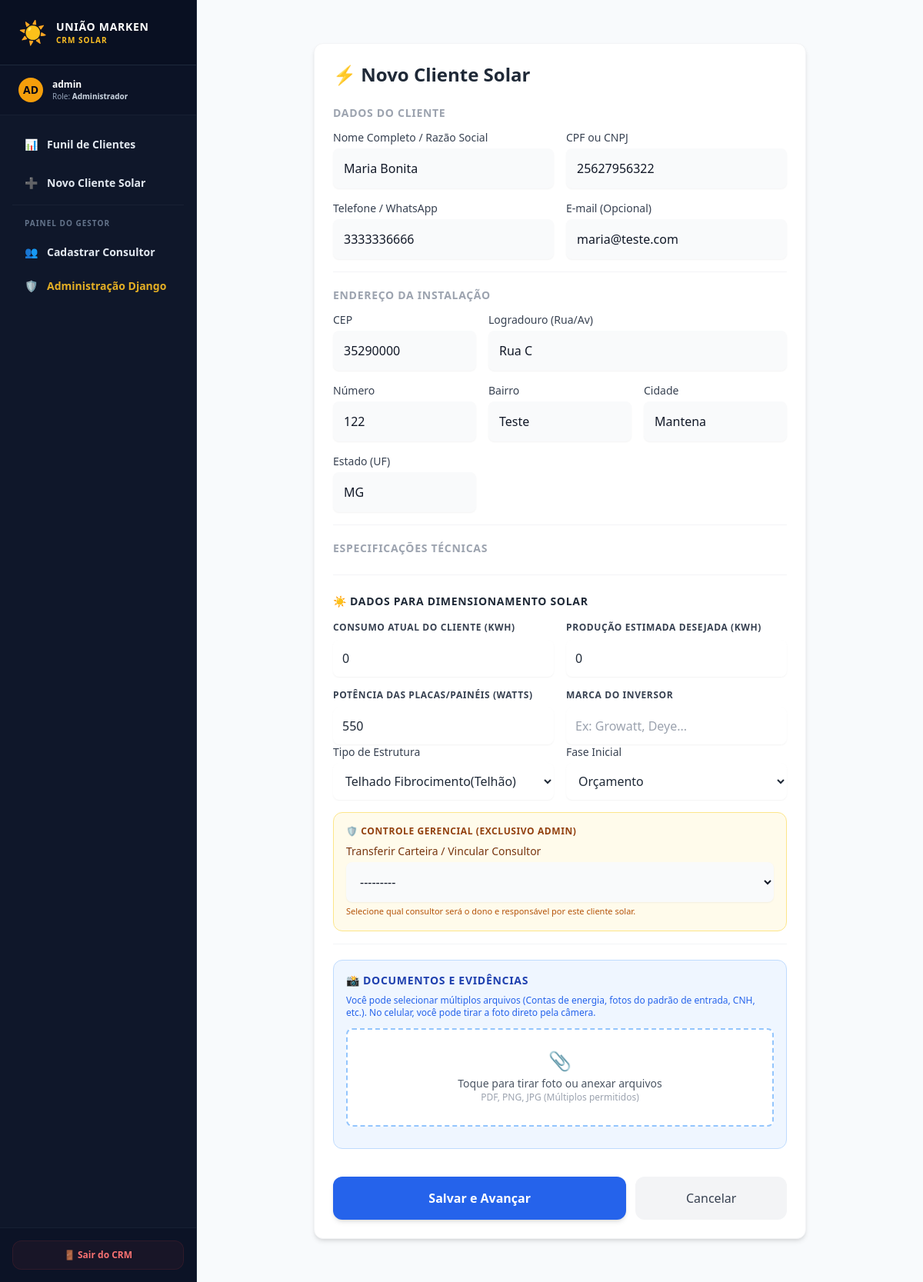
The page /crm/cliente/3/editar/ (signed in) on the database as committed earlier.
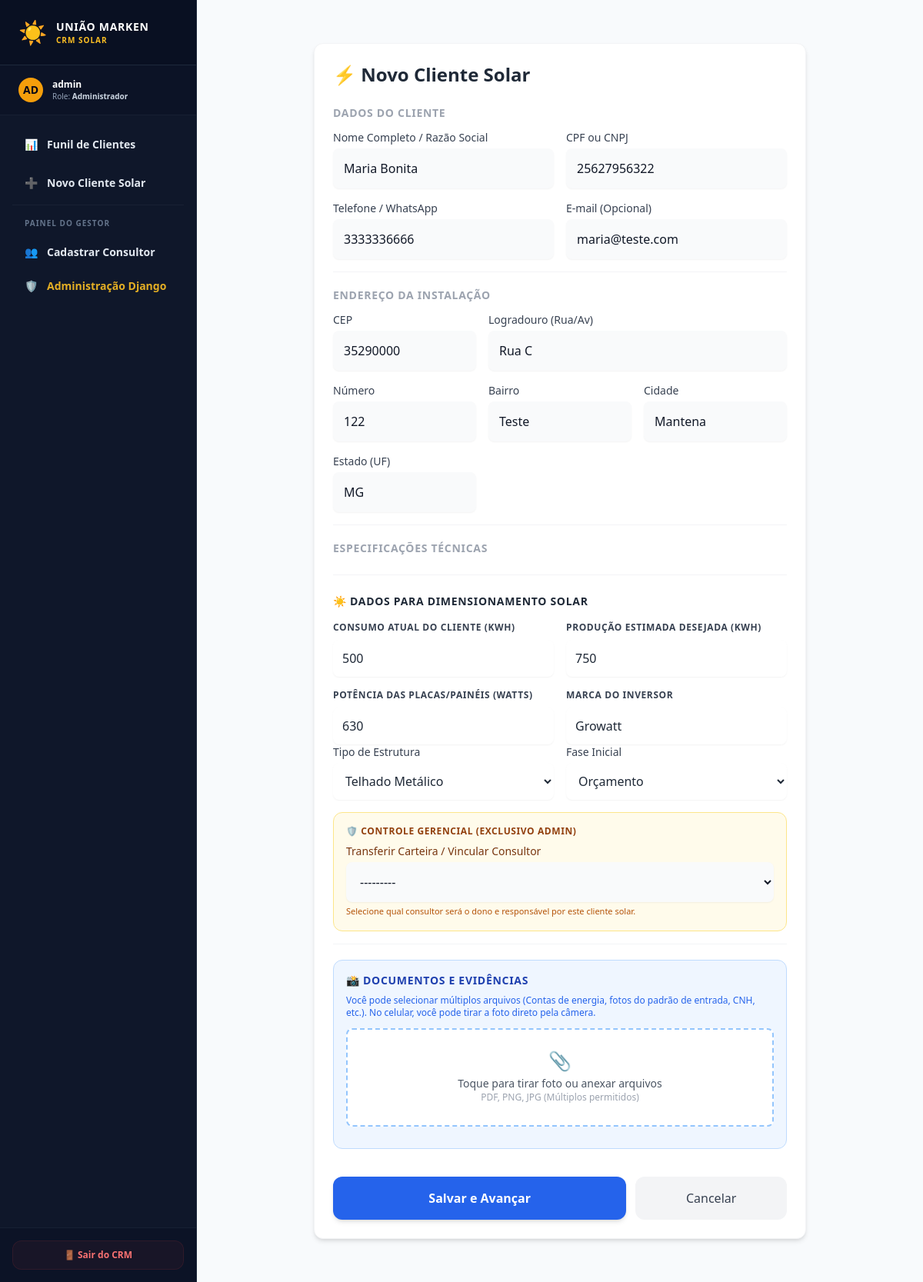
The same page on the database as committed later.
### apps/crm/models.py (models this page shows, shortened)
class Cliente(models.Model):
    vendedor = models.ForeignKey(CustomUser, on_delete=models.SET_NULL, null=True, related_name='clientes')
    nome = models.CharField(max_length=255)
    cpf_cnpj = models.CharField(max_length=18, unique=True)
    telefone = models.CharField(max_length=20)
    email = models.EmailField(blank=True, null=True)
    cep = models.CharField(max_length=9)
    endereco = models.CharField(max_length=255)
    numero = models.CharField(max_length=20)
    bairro = models.CharField(max_length=100)
    cidade = models.CharField(max_length=100)
    estado = models.CharField(max_length=2)
    tipo_estrutura = models.CharField(max_length=50, choices=TipoEstrutura.choices, default=TipoEstrutura.COLONIAL)
    fase_atual = models.CharField(max_length=20, choices=FaseProcesso.choices, default=FaseProcesso.ORCAMENTO)
    criado_em = models.DateTimeField(auto_now_add=True)
    consumo_kwh = models.PositiveIntegerField(default=0, help_text="Consumo atual do cliente (ex: 1000 kWh)")
    producao_estimada_kwh = models.PositiveIntegerField(default=0, help_text="Produção estimada que o cliente quer para a usina (ex: 1500 kWh)")
    potencia_painel = models.PositiveIntegerField(default=550, help_text="Potência dos painéis/placas em Watts (ex: 550)")
    marca_inversor = models.CharField(max_length=100, blank=True, null=True, help_text="Marca do inversor que será usado")
    potencia_usina = models.DecimalField(max_digits=6, decimal_places=2, default=0.00, help_text="Calculado: Potência total da usina em kWp")
    qtd_modulos = models.PositiveIntegerField(default=0, help_text="Calculado: Quantidade de placas")
    valor_investimento = models.DecimalField(max_digits=10, decimal_places=2, default=0.00, help_text="Calculado: Preço final do projeto")
    is_active = models.BooleanField(
        default=True,
        help_text="Define se o cliente está ativo no sistema (Soft Delete)"
    )

### apps/crm/views.py (the view, shortened to what this page needs)
# urls.py: path('cliente/<int:pk>/editar/', ClienteUpdateView.as_view(), name='cliente_update'),
class ClienteUpdateView(SolarAccessControlMixin, UpdateView):
    model = Cliente
    form_class = ClienteForm
    template_name = 'crm/cliente_form.html'
    success_url = reverse_lazy('crm:cliente_list')

### apps/users/mixins.py (called while the page is built)
    def get_queryset(self):
        queryset = super().get_queryset()
        user = self.request.user
        if hasattr(queryset.model, 'is_active'):
            if user.role != CustomUser.Role.ADMIN:
                queryset = queryset.filter(is_active=True)
        if user.role == CustomUser.Role.VENDEDOR:
            return queryset.filter(vendedor=user)
        elif user.role == CustomUser.Role.ADMIN:
            return queryset
        return queryset.none()

### apps/users/models.py (called while the page is built)
    def __str__(self):
        return f"{self.get_full_name()} ({self.get_role_display()})"

### templates/crm/cliente_form.html (shortened to what the changed rows need)
{% extends 'base.html' %}
{% block content %}
<div class="max-w-2xl mx-auto px-4 py-6">
    <div class="bg-white rounded-xl shadow-md p-6 border border-gray-100">
        <h2 class="text-2xl font-bold text-gray-800 mb-6 flex items-center gap-2">
            ⚡ Novo Cliente Solar
        </h2>
        <form method="POST" enctype="multipart/form-data" class="space-y-5">
            <div class="border-b border-gray-100 pb-4">
                <div class="grid grid-cols-1 md:grid-cols-2 gap-4">
                    <div>
                        <label class="block text-sm font-medium text-gray-700 mb-1">Nome Completo / Razão Social</label>
                        <input type="text" name="nome" required value="{{ form.nome.value|default:'' }}" class="w-full p-3.5 rounded-lg border-gray-300 shadow-sm focus:ring-blue-500 focus:border-blue-500 text-gray-900 bg-gray-50">
                    </div>
                    <div>
                        <label class="block text-sm font-medium text-gray-700 mb-1">CPF ou CNPJ</label>
                        <input type="text" name="cpf_cnpj" required value="{{ form.cpf_cnpj.value|default:'' }}" class="w-full p-3.5 rounded-lg border-gray-300 shadow-sm focus:ring-blue-500 focus:border-blue-500 text-gray-900 bg-gray-50">
                    </div>
                </div>
                <div class="grid grid-cols-1 md:grid-cols-2 gap-4 mt-4">
                    <div>
                        <label class="block text-sm font-medium text-gray-700 mb-1">Telefone / WhatsApp</label>
                        <input type="text" name="telefone" required value="{{ form.telefone.value|default:'' }}" class="w-full p-3.5 rounded-lg border-gray-300 shadow-sm focus:ring-blue-500 focus:border-blue-500 text-gray-900 bg-gray-50" placeholder="(00) 00000-0000">
                    </div>
                    <div>
                        <label class="block text-sm font-medium text-gray-700 mb-1">E-mail (Opcional)</label>
                        <input type="email" name="email" value="{{ form.email.value|default:'' }}" class="w-full p-3.5 rounded-lg border-gray-300 shadow-sm focus:ring-blue-500 focus:border-blue-500 text-gray-900 bg-gray-50">
                    </div>
                </div>
            </div>
            <div class="border-b border-gray-100 pb-4">
                <div class="grid grid-cols-1 md:grid-cols-3 gap-4">
                    <div class="md:col-span-1">
                        <label class="block text-sm font-medium text-gray-700 mb-1">CEP</label>
                        <input type="text" name="cep" required value="{{ form.cep.value|default:'' }}" class="w-full p-3.5 rounded-lg border-gray-300 shadow-sm focus:ring-blue-500 focus:border-blue-500 text-gray-900 bg-gray-50">
                    </div>
                    <div class="md:col-span-2">
                        <label class="block text-sm font-medium text-gray-700 mb-1">Logradouro (Rua/Av)</label>
                        <input type="text" name="endereco" required value="{{ form.endereco.value|default:'' }}" class="w-full p-3.5 rounded-lg border-gray-300 shadow-sm focus:ring-blue-500 focus:border-blue-500 text-gray-900 bg-gray-50">
                    </div>
                </div>
                <div class="grid grid-cols-1 md:grid-cols-3 gap-4 mt-4">
                    <div>
                        <label class="block text-sm font-medium text-gray-700 mb-1">Número</label>
                        <input type="text" name="numero" required value="{{ form.numero.value|default:'' }}" class="w-full p-3.5 rounded-lg border-gray-300 shadow-sm focus:ring-blue-500 focus:border-blue-500 text-gray-900 bg-gray-50">
                    </div>
                    <div>
                        <label class="block text-sm font-medium text-gray-700 mb-1">Bairro</label>
                        <input type="text" name="bairro" required value="{{ form.bairro.value|default:'' }}" class="w-full p-3.5 rounded-lg border-gray-300 shadow-sm focus:ring-blue-500 focus:border-blue-500 text-gray-900 bg-gray-50">
                    </div>
                    <div>
                        <label class="block text-sm font-medium text-gray-700 mb-1">Cidade</label>
                        <input type="text" name="cidade" required value="{{ form.cidade.value|default:'' }}" class="w-full p-3.5 rounded-lg border-gray-300 shadow-sm focus:ring-blue-500 focus:border-blue-500 text-gray-900 bg-gray-50">
                    </div>
                </div>
                <div class="grid grid-cols-1 md:grid-cols-3 gap-4 mt-4">
                    <div>
                        <label class="block text-sm font-medium text-gray-700 mb-1">Estado (UF)</label>
                        <input type="text" name="estado" required value="{{ form.estado.value|default:'' }}" class="w-full p-3.5 rounded-lg border-gray-300 shadow-sm focus:ring-blue-500 focus:border-blue-500 text-gray-900 bg-gray-50" placeholder="Ex: SP" maxlength="2">
                    </div>
                </div>
            </div>
            <div class="border-b border-gray-100 pb-4">
                <div class="border-t border-gray-100 pt-6 mt-6">
                    <div class="grid grid-cols-1 md:grid-cols-2 gap-4">
                        <div>
                            <label class="block text-xs font-bold text-gray-700 uppercase tracking-wider mb-2">
                                Consumo Atual do Cliente (kWh)
                            </label>
                            {{ form.consumo_kwh }}
                        </div>
                        <div>
                            <label class="block text-xs font-bold text-gray-700 uppercase tracking-wider mb-2">
                                Produção Estimada Desejada (kWh)
                            </label>
                            {{ form.producao_estimada_kwh }}
                        </div>
                        <div>
                            <label class="block text-xs font-bold text-gray-700 uppercase tracking-wider mb-2">
                                Potência das Placas/Painéis (Watts)
                            </label>
                            {{ form.potencia_painel }}
                        </div>
                        <div>
                            <label class="block text-xs font-bold text-gray-700 uppercase tracking-wider mb-2">
                                Marca do Inversor
                            </label>
                            {{ form.marca_inversor }}
                        </div>
                    </div>
                </div>
                <div class="grid grid-cols-1 md:grid-cols-2 gap-4">
                    <div>
                        <label class="block text-sm font-medium text-gray-700 mb-1">Tipo de Estrutura</label>
                        {{ form.tipo_estrutura }}
                    </div>
                    <div>
                    <label class="block text-sm font-medium text-gray-700 mb-1">Fase Inicial</label>
                        {{ form.fase_atual }}
                    </div>
                </div>
                {% if request.user.role == 'ADMIN' %}
                <div class="mt-4 p-4 bg-amber-50 rounded-xl border border-amber-200">
                    <h4 class="text-xs font-bold text-amber-800 uppercase tracking-wider mb-2">🛡️ Controle Gerencial (Exclusivo Admin)</h4>
                    <div>
                        <label class="block text-sm font-medium text-amber-900 mb-1">Transferir Carteira / Vincular Consultor</label>
                        {{ form.vendedor }}
                        <p class="text-[11px] text-amber-700 mt-1">Selecione qual consultor será o dono e responsável por este cliente solar.</p>
                    </div>
                </div>
                {% endif %}
            </div>
        </form>
    </div>
</div>
{% endblock %}

Rows that differ between the two databases and show on the page:
changed Cliente "Maria Bonita": consumo_kwh "0" → "500"; producao_estimada_kwh "0" → "750"; potencia_painel "550" → "630"; marca_inversor (not shown) → "Growatt"; tipo_estrutura "Telhado Fibrocimento(Telhão)" → "Telhado Metálico"
